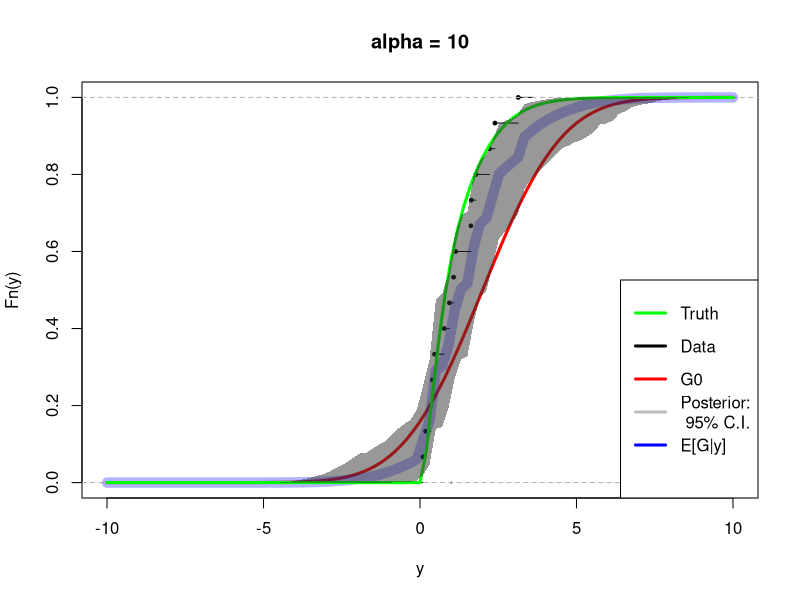

Write the R code that produced this figure.
color.btwn <- function(x,ylo,yhi,from,to,col.area="grey") {
  x <- c(x,rev(x))
  y <- c(yhi,rev(ylo))

  polygon(c(x[x>=from & x<= to]),
          c(y[x>=from & x<=to]),
          col=col.area,border=F)
}

rdir <- function(N,a) {
  k <- length(a)
  x <- matrix(rgamma(k*N, a, 1), N, k, byrow=T)
  rowsums <- x %*% rep(1,k)
  x / as.vector(rowsums)
}

# Using the dirichlet distribution from gamma's
dp <- function(N=1,pG,a,xlim=c(0,1),n=1000) {
  x <- seq(xlim[1],xlim[2],length=n)
  x <- sort(c(-1e1000,x))
  dG0 <- pG(x[-1]) - pG(x[-length(x)])
  out <- rdir(N,a*dG0)
  G <- t(apply(out,1,cumsum))
  list("G"=G, "x"= x[-1])
}

### Plotting Function
dp.post <- function(X,...) {
  plot(0,xlim=range(X$x),ylim=c(0,1),cex=0,...)
  for (i in 1:nrow(X$G)) {
    lines(X$x,X$G[i,],type="l",col=rgb(.4,.4,.4,.1))
  }
}

# Posterior Simulation ################
# y_i | G ~ G
# G ~ DP(G_0,a)
n1 <- 1*5 
n2 <- 2*5
n <- n1+n2
y <- c(rgamma(n1,4,2),rgamma(n2,2,3))
pT <- function(x) (n1*pgamma(x,4,2) + n2*pgamma(x,2,3)) / n

# Gibbs
B <- 1000 # Big number for MCMC
k <- 100 # Number of obs for each DP draw, should be LARGE
alpha <- 10 # Later, put a prior. Large => More faith in prior.
pG <- function(x) pnorm(x,2,2)
pG1 <- function(x) {
  s <- sapply(x,function(w) sum(w >= y))
  (alpha * pG(x) +  s) / (alpha + n)
}
# Draw from G | y
G <- dp(N=B,pG1,a=alpha+n,xlim=c(-10,10),n=k)
EG <- apply(G$G,2,mean)

#pdf("~/temp/pdf/dp_post.pdf")
  #dp.post(G,xlab='y',ylab="Fn(y)")
  plot(0,cex=.001,ylim=c(0,1),xlim=c(-10,10),main=paste("alpha =",alpha),
       ylab="Fn(y)",xlab="y")
  lines(ecdf(y),cex=.5)
  curve(pG,add=T,col="red",lwd=3)
  lines(G$x,EG,col=rgb(0,0,1,.3),lwd=10)
  curve(pT,add=T,col="green",lwd=3)
  legend("bottomright",
         legend=c('Truth','Data','G0','Posterior:\n 95% C.I.','E[G|y]',''),
         col=c('green','black','red','grey','blue',rgb(0,0,0,0)),lwd=3)
  qG <- apply(G$G,2,function(x) quantile(x,c(.025,.5,.975)))
  #apply(qG,1,function(x) lines(G$x,x))
  glo <- qG[1,]
  ghi <- qG[3,]
  color.btwn(G$x,glo,ghi,-100,100,col.area=rgb(.2,.2,.2,.5))
#dev.off()

#source("dp_posterior.R")
